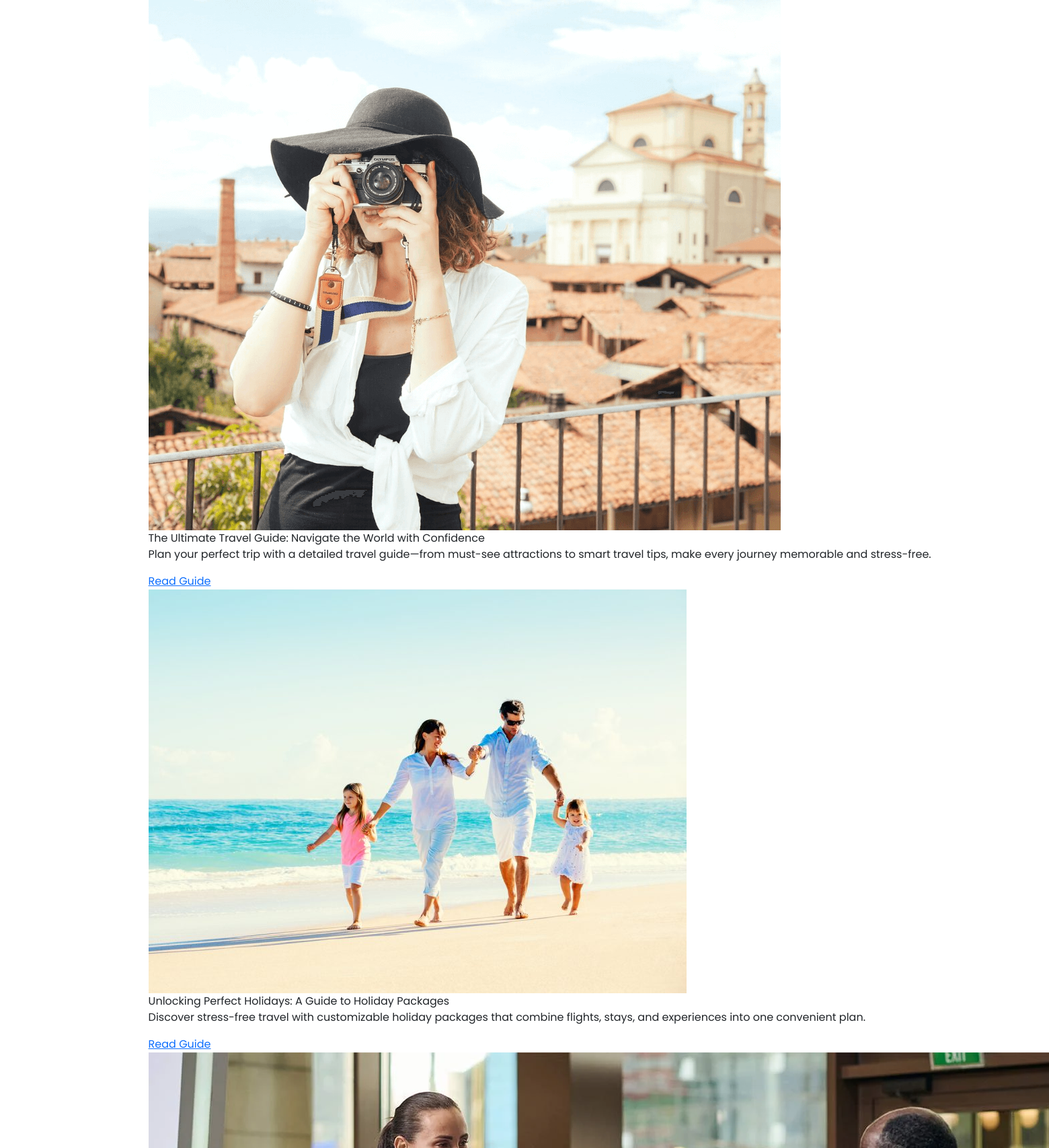
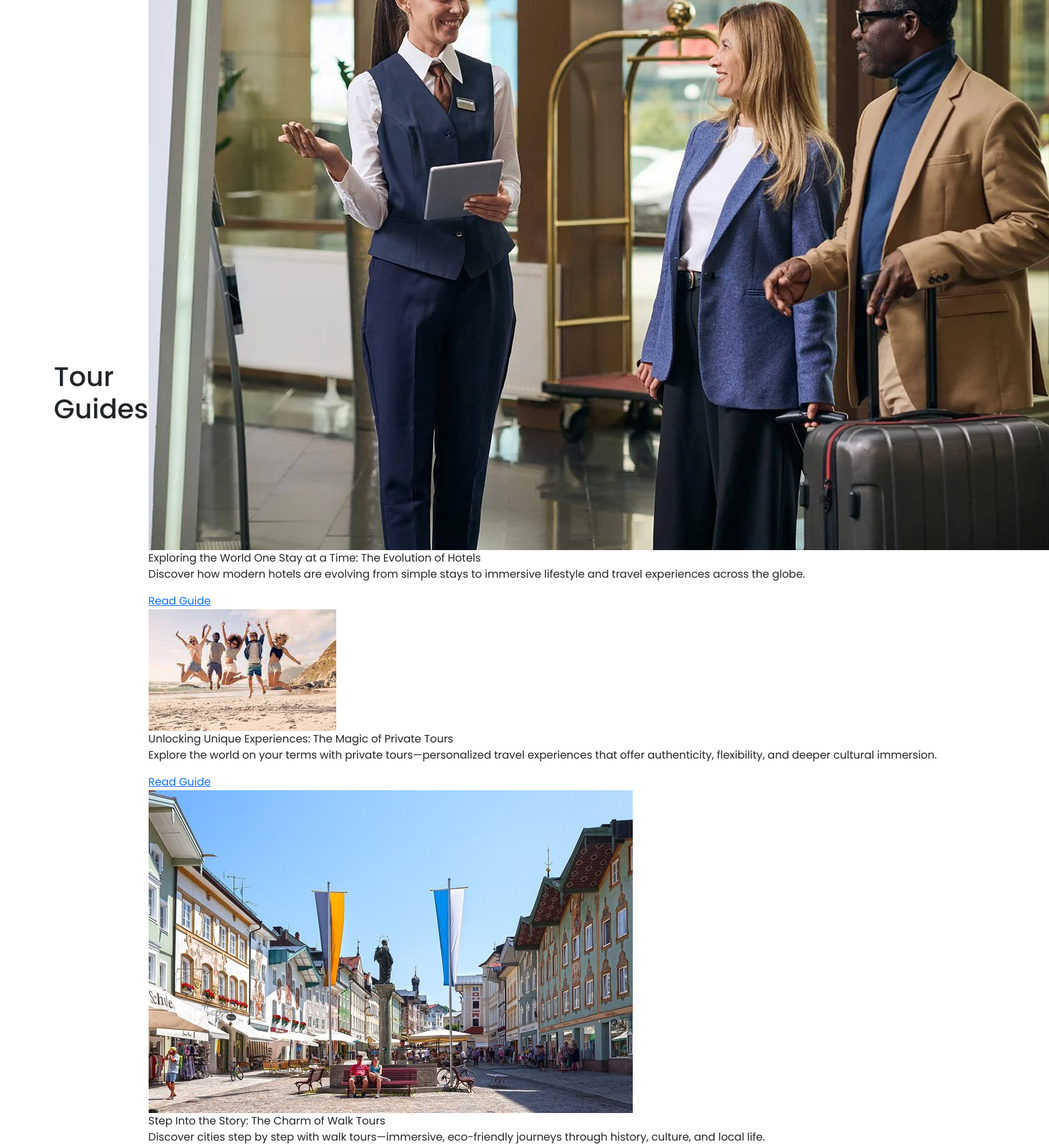
Screenshot of /blog/tour/ (upper part) with the database file from the repository (2 pictures, top to bottom).
### blog/models.py (models this page shows, shortened)
class Blog(models.Model):
    BLOG_TYPE_CHOICES = [
        ('commerce', 'commerce'),
        ('energy', 'energy'),
        ('esports', 'esports'),
        ('fintech', 'fintech'),
        ('healthcare', 'healthcare'),
        ('realestate', 'realestate'),
        ('tour', 'tour'),
    ]
    title = models.CharField(max_length=255)
    slug = models.SlugField(unique=False, blank=True)
    image = models.ImageField(upload_to="blog/images/blog_images")
    content = models.TextField()
    short_description = models.CharField(max_length=200, blank=True, null=True)
    category = models.CharField(max_length=100)
    published_date = models.DateTimeField(auto_now_add=True)
    author = models.CharField(max_length=100, default="Unknown Author")
    author_description = models.TextField(default="No description available.")
    author_image = models.ImageField(
    upload_to='blog/images/author_images/',
    default='blog/images/author_images/default_author_image.png',
    blank=True, null=True
    )
    active = models.BooleanField(default=True)
    tags = models.ManyToManyField(Tag, blank=True)
    blog_type = models.CharField(
        max_length=20, choices=BLOG_TYPE_CHOICES, default='healthcare'
    )  # Default value corrected

### blog/views.py (the view)
# urls.py: path("tour/", views.blog_list, {"blog_type": "tour"}, name="tour_blog_list"),
def blog_list(request, blog_type=None):
    if blog_type not in dict(Blog.BLOG_TYPE_CHOICES).keys():
        messages.error(request, 'Invalid blog type!')
        return redirect('blog:form')
    blogs = Blog.objects.filter(active=True, blog_type=blog_type).order_by("-published_date")
    for blog in blogs:
        if not blog.slug or not slugify(blog.slug):
            blog.slug = slugify(blog.title)
            blog.save()
    return render(request, f'{blog_type}_blog_list.html', {
        "blogs": blogs,
        "blog_type": blog_type
    })

### blog/templates/tour_blog_list.html (shortened to what this page needs)
{% load static %}
<!DOCTYPE html>
<html lang="en">
<head>
    <link href="https://cdn.jsdelivr.net/npm/bootstrap@5.3.0-alpha1/dist/css/bootstrap.min.css" rel="stylesheet">
    <link rel="stylesheet" href="{% static 'css/styles.css' %}">
    {% include 'favicon.html' %}
</head>
<body>
    <div class="container">
        <h1 class="page-title">Tour Guides</h1>
        <div class="blog-grid">
            {% for blog in blogs %}
            <div class="blog-card">
                <div class="blog-image">
                    {% if blog.image %}
                        <img src="{{ blog.image.url }}" alt="{{ blog.title }}" class="blog-img">
                    {% else %}
                        <img src="{% static 'images/default_blog_image.jpg' %}" alt="{{ blog.title }}" class="blog-img">
                    {% endif %}
                    <div class="blog-title">{{ blog.title }}</div>
                </div>
                <div class="blog-content">
                    <p class="blog-text">{{ blog.short_description|default:blog.content|truncatewords:30|safe }}</p>
                    <a href="{% url 'blog:tour_blog_detail' blog.slug %}" class="read-more" aria-label="Read more about {{ blog.title }}">Read Guide</a>
                </div>
            </div>
            {% endfor %}
        </div>
    </div>
</body>
</html>

### static/css/styles.css (style rules this page uses)
:root { --green: #19af62; --white: #ffffff; --light-gray: #f7f7f7; --medium-gray: #d6d4d4; --dark-gray: #6e7d83; --text-color: #353c3f; --shadow: 0 4px 10px rgba(0, 0, 0, 0.2); }
body { background-image: url("../images/backdrop.jpg"); background-position: bottom; scroll-behavior: smooth; width: 100%; margin: 0; font-family: "Poppins", sans-serif; margin: 0 auto; }
.container { display: flex; justify-content: space-between; align-items: center; width: 100%; max-width: 1440px; margin: 0 auto; padding: 0 20px; box-sizing: border-box; }

### rows the page displays
Blog: image (picture), title "The Ultimate Travel Guide: Navigate the World with Confidence", short_description "Plan your perfect trip with a detailed travel guide—from must-see attractions to smart travel tips, make every journey memorable and stress-free."
Blog: image (picture), title "Unlocking Perfect Holidays: A Guide to Holiday Packages", short_description "Discover stress-free travel with customizable holiday packages that combine flights, stays, and experiences into one convenient plan."
Blog: image (picture), title "Exploring the World One Stay at a Time: The Evolution of Hotels", short_description "Discover how modern hotels are evolving from simple stays to immersive lifestyle and travel experiences across the globe."
Blog: image (picture), title "Unlocking Unique Experiences: The Magic of Private Tours", short_description "Explore the world on your terms with private tours—personalized travel experiences that offer authenticity, flexibility, and deeper cultural immersion."
Blog: image (picture), title "Step Into the Story: The Charm of Walk Tours", short_description "Discover cities step by step with walk tours—immersive, eco-friendly journeys through history, culture, and local life."
